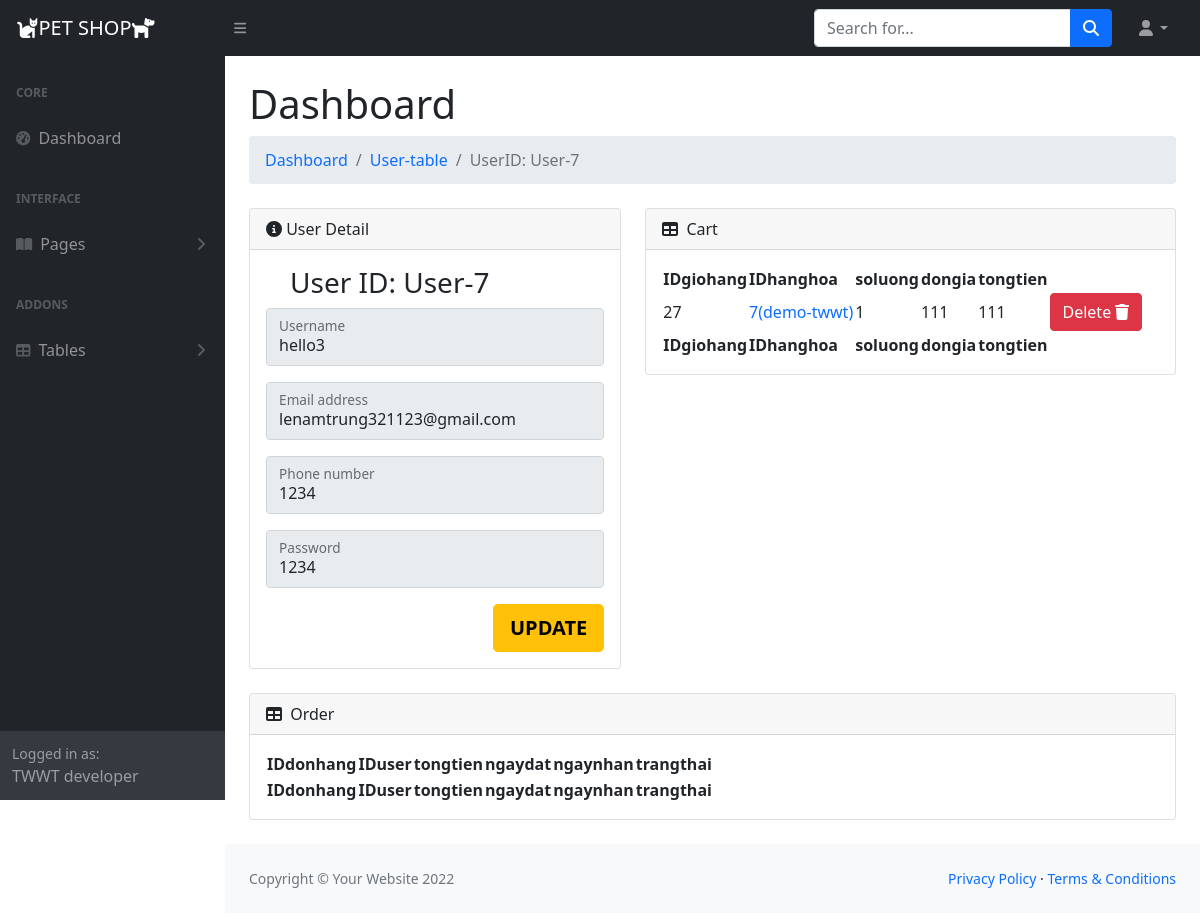
The page /admin/User-detail.php?id=7 on the database its author committed.
### tables this page shows
CREATE TABLE `users` (
  `IDuser` int(11) NOT NULL,
  `username` varchar(200) NOT NULL,
  `password` varchar(200) NOT NULL,
  `email` varchar(400) NOT NULL,
  `phone` int(12) NOT NULL,
  `adress` text NOT NULL,
  `role` tinyint(1) NOT NULL
);

CREATE TABLE `giohang` (
  `IDgiohang` int(11) NOT NULL,
  `IDhanghoa` int(11) NOT NULL,
  `soluong` int(11) NOT NULL,
  `IDuser` int(11) NOT NULL
);

CREATE TABLE `hanghoa` (
  `IDhanghoa` int(11) NOT NULL,
  `tenhanghoa` varchar(200) NOT NULL,
  `soluong` int(11) NOT NULL,
  `dongia` varchar(200) NOT NULL,
  `mota` text NOT NULL,
  `hinhanh` text NOT NULL,
  `IDdanhmuc` int(11) NOT NULL
);

### backend/Database.php (called while the page is built, shortened)
<?php
class Database
{
    private $host = 'localhost';
    private $db_name = 'pet_shop';
    private $username = 'root';
    private $password = '';
    private $conn;
    public function __construct()
    {
        $this->conn = null;
        try {
            $this->conn = new PDO('mysql:host=' . $this->host . ';dbname=' . $this->db_name, $this->username, $this->password);
            $this->conn->setAttribute(PDO::ATTR_ERRMODE, PDO::ERRMODE_EXCEPTION);
        } catch (PDOException $e) {
            echo 'Connection Error: ' . $e->getMessage();
        }
    }
    public function slectUserById($id)
    {
        $sql = "SELECT * FROM users WHERE IDuser = :id";
        $stmt = $this->conn->prepare($sql);
        $stmt->bindParam(':id', $id);
        $stmt->execute();
        $result = $stmt->fetchAll(PDO::FETCH_ASSOC);
        return $result;
    }
    public function selectProductById($id)
    {
        $sql = "SELECT * FROM hanghoa WHERE IDhanghoa = :id";
        $stmt = $this->conn->prepare($sql);
        $stmt->bindParam(':id', $id);
        $stmt->execute();
        $result = $stmt->fetchAll(PDO::FETCH_ASSOC);
        return $result;
    }
    public function selectCartByUserId($id)
    {
        $sql = "SELECT * FROM giohang WHERE IDuser = :id";
        $stmt = $this->conn->prepare($sql);
        $stmt->bindParam(':id', $id);
        $stmt->execute();
        $result = $stmt->fetchAll(PDO::FETCH_ASSOC);
        return $result;
    }
}

### backend/User.php (called while the page is built, shortened)
<?php
include_once(__DIR__ . '/Database.php');
include_once(__DIR__ . '/Cart.php');
class User {
    private $db;
    public function __construct() {
        $this->db = new Database();
    }
    public function selectUserByID($id) {
        $result = $this->db->slectUserById($id);
        return $result;
    }
}

### backend/Product.php (called while the page is built, shortened)
<?php
include_once(__DIR__ . '/Database.php');
class Product
{
    private $db;
    public function __construct()
    {
        $this->db = new Database();
    }
    public function getNameByID($id)
    {
        $result = $this->db->selectProductByID($id);
        return $result[0]['tenhanghoa'];
    }
    public function getPriceByID($id)
    {
        $result = $this->db->selectProductByID($id);
        return $result[0]['dongia'];
    }
}

### admin/User-detail.php (the view, shortened to what this page needs)
<?php include('layouts/header.php') ?>
<?php
$user = new User();
$result = $user->selectUserByID($_GET['id']);
if ($result[0]['role'] == 1) {
    $role = 'Admin';
} else {
    $role = 'User';
}
?>
<div id="layoutSidenav_content">
    <main>
        <div class="container-fluid px-4">
            <h1 class="mt-4">Dashboard</h1>
            <ol class="breadcrumb mb-4">
                <li class="breadcrumb-item"><a href="index.php">Dashboard</a></li>
                <li class="breadcrumb-item"><a href="User-table.php">User-table</a></li>
                <li class="breadcrumb-item active">UserID:
                    <?php echo ($role . "-" . $result[0]['IDuser']) ?>
                </li>
            </ol>
            <div class="row">
                <div class="col-xl-5">
                    <div class="card mb-4">
                        <div class="card-header">
                            <i class="fa-solid fa-circle-info"></i>
                            User Detail
                        </div>
                        <div class="card-body">
                            <h3 class="px-4 h3">User ID:
                                <?php echo ($role . "-" . $result[0]['IDuser']) ?>
                            </h3>
                            <div class="form-floating mb-3">
                                <input type="text" class="form-control" id="floatingInputUsername"
                                    placeholder="myusername" name="username"
                                    value="<?php echo ($result[0]['username']) ?>" required readonly>
                                <label for="floatingInputUsername">Username</label>
                            </div>
                            <div class="form-floating mb-3">
                                <input type="email" class="form-control" id="floatingInputEmail"
                                    placeholder="name@example.com" name="email"
                                    value="<?php echo ($result[0]['email']) ?>" required readonly>
                                <label for="floatingInputEmail">Email address</label>
                            </div>
                            <div class="form-floating mb-3">
                                <input type="number" class="form-control" id="floatingInputPhone"
                                    placeholder="1234567890" name="phone" value="<?php echo ($result[0]['phone']) ?>"
                                    required readonly>
                                <label for="floatingInputPhone">Phone number</label>
                            </div>
                            <div class="form-floating mb-3">
                                <input type="text" class="form-control" id="floatingPassword" placeholder="Password"
                                    name="password" value="<?php echo ($result[0]['password']) ?>" required readonly>
                                <label for="floatingPassword">Password</label>
                            </div>
                            <div class="mb-2">
                                <a class="btn btn-lg btn-warning btn-login fw-bold text-uppercase float-end" type="submit"
                                    href=<?php echo ("update_user.php?id=" . $_GET['id']) ?>>Update</a>
                            </div>
                        </div>
                    </div>
                </div>
                <div class="col-xl-7">
                    <div class="card mb-4">
                        <div class="card-header">
                            <i class="fas fa-table me-1"></i>
                            Cart
                        </div>
                        <div class="card-body">
                            <table id="datatablesSimple">
                                <thead>
                                    <tr>
                                        <th>IDgiohang</th>
                                        <th>IDhanghoa</th>
                                        <th>soluong</th>
                                        <th>dongia</th>
                                        <th>tongtien</th>
                                    </tr>
                                </thead>
                                <tfoot>
                                    <tr>
                                        <th>IDgiohang</th>
                                        <th>IDhanghoa</th>
                                        <th>soluong</th>
                                        <th>dongia</th>
                                        <th>tongtien</th>
                                    </tr>
                                </tfoot>
                                <tbody>
                                    <?php
                                    include_once('../backend/Cart.php');
                                    $cart = new Cart();
                                    $cart->loadDataByUserId($_GET['id']);
                                    ?>
                                </tbody>
                            </table>
                        </div>
                    </div>
                </div>
            </div>
            <div class="card mb-4">
                <div class="card-header">
                    <i class="fas fa-table me-1"></i>
                    Order
                </div>
                <div class="card-body">
                    <table id="datatablesSimple2">
                        <thead>
                            <tr>
                            <th>IDdonhang</th>
                                <th>IDuser</th>
                                <th>tongtien</th>
                                <th>ngaydat</th>
                                <th>ngaynhan</th>
                                <th>trangthai</th>
                            </tr>
                        </thead>
                        <tfoot>
                            <tr>
                            <th>IDdonhang</th>
                                <th>IDuser</th>
                                <th>tongtien</th>
                                <th>ngaydat</th>
                                <th>ngaynhan</th>
                                <th>trangthai</th>
                            </tr>
                        </tfoot>
                    </table>
                </div>
            </div>
        </div>
    </main>
    <footer class="py-4 bg-light mt-auto">
        <div class="container-fluid px-4">
            <div class="d-flex align-items-center justify-content-between small">
                <div class="text-muted">Copyright &copy; Your Website 2022</div>
                <div>
                    <a href="#">Privacy Policy</a>
                    &middot;
                    <a href="#">Terms &amp; Conditions</a>
                </div>
            </div>
        </div>
    </footer>
</div>
</body>
</html>

### backend/Cart.php (shortened to what this page needs)
<?php
include_once(__DIR__ . '/Database.php');
include_once(__DIR__ . '/Product.php');
class Cart
{
    private $db;
    public function __construct()
    {
        $this->db = new Database();
    }
    public function loadDataByUserId($userId)
    {
        $result = $this->db->selectCartByUserId($userId);
        $product = new Product();
        foreach ($result as $row) {
            echo "<tr>";
            echo "<td>" . $row['IDgiohang'] . "</td>";
            echo "<td><a href='../product_detail.php?id=" . $row['IDhanghoa'] . "'>" . $row['IDhanghoa'] . "(" . $product->getNameByID($row['IDhanghoa']) . ")" . "</a></td>";
            echo "<td>" . $row['soluong'] . "</td>";
            echo "<td>" . $product->getPriceByID($row['IDhanghoa']) . "</td>";
            echo "<td>" . (int) $product->getPriceByID($row['IDhanghoa']) * (int) $row['soluong'] . "</td>";
            echo "<td><a class='btn btn-danger' href='delete_cart.php?id=" . $row['IDgiohang'] . "'>Delete <i class='fas fa-trash'></i></a></td>";
            echo "</tr>";
        }
    }
}

### admin/layouts/header.php (style rules this page uses)
.breadcrumb { flex-wrap: wrap !important; padding: 0.75rem 1rem !important; list-style: none !important; background-color: #e9ecef !important; border-radius: 0.25rem !important; }
a { text-decoration: none; background-color: transparent; }

### rows shown on the page
users: role "User", IDuser "7", username "hello3", email "lenamtrung321123@gmail.com", phone "1234", password "1234"
giohang: IDgiohang "27", IDhanghoa "7", IDhanghoa.tenhanghoa "demo-twwt", soluong "1", IDhanghoa.dongia "111", (int) $product->getPriceByID($row['IDhanghoa']) * (int) $row['soluong'] "111"
